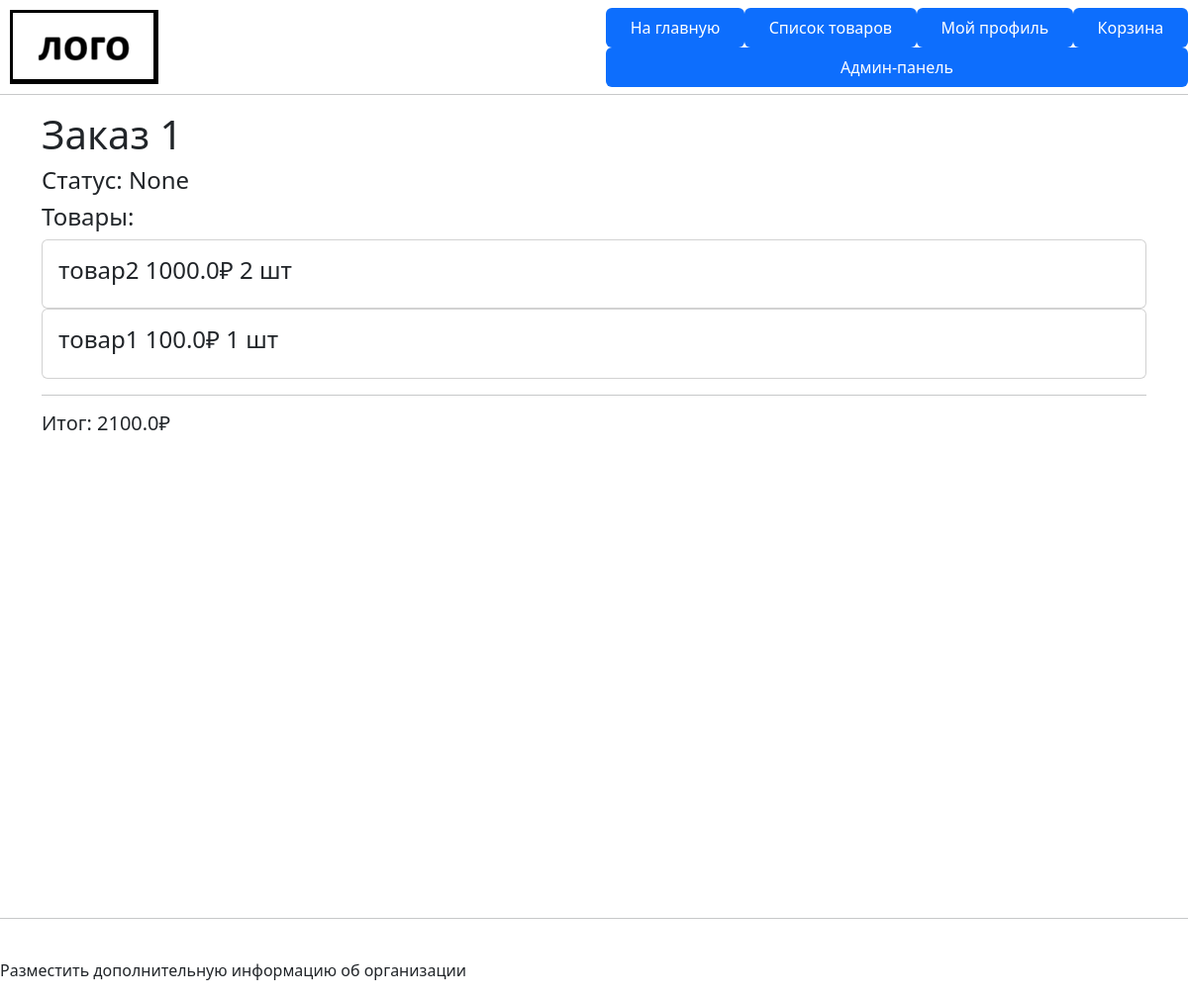
The page /order/1 (signed in) on the database its author committed.
### data/order_models.py (models this page shows, shortened)
class Order(SqlAlchemyBase):
    __tablename__ = "orders"
    id = sqlalchemy.Column(
        sqlalchemy.Integer,
        primary_key=True,
        autoincrement=True,
    )
    status = sqlalchemy.Column(
        sqlalchemy.String,
        default="created",
    )
    user_id = sqlalchemy.Column(
        sqlalchemy.Integer,
        sqlalchemy.ForeignKey("users.id"),
    )
    created_date = sqlalchemy.Column(
        sqlalchemy.DateTime,
        default=datetime.datetime.now,
    )
    user = sqlalchemy.orm.relationship("User")
    statuses = ("created", "preparing", "ready", "recieved")

class OrderItem(SqlAlchemyBase):
    __tablename__ = "items-orders"
    id = sqlalchemy.Column(
        sqlalchemy.Integer,
        primary_key=True,
        autoincrement=True,
    )
    item_id = sqlalchemy.Column(
        sqlalchemy.Integer,
        sqlalchemy.ForeignKey("items.id"),
    )
    order_id = sqlalchemy.Column(
        sqlalchemy.Integer,
        sqlalchemy.ForeignKey("orders.id"),
    )
    quantity = sqlalchemy.Column(
        sqlalchemy.Integer,
        default=0,
    )
    item = sqlalchemy.orm.relationship("Item")
    order = sqlalchemy.orm.relationship("Order")

### data/catalog_models.py (models this page shows)
class Item(SqlAlchemyBase):
    __tablename__ = "items"
    id = sqlalchemy.Column(
        sqlalchemy.Integer,
        primary_key=True,
        autoincrement=True,
    )
    name = sqlalchemy.Column(
        sqlalchemy.String,
        nullable=False,
    )
    price = sqlalchemy.Column(
        sqlalchemy.Float,
        nullable=False,
    )
    text = sqlalchemy.Column(
        sqlalchemy.String,
        nullable=True,
    )
    category_id = sqlalchemy.Column(
        sqlalchemy.Integer,
        sqlalchemy.ForeignKey("categories.id"),
    )
    category = sqlalchemy.orm.relationship("Category")

### order.py (the view)
@flask_login.login_required
def order_detail(pk):
    db_sess = db_session.create_session()
    order = db_sess.get(Order, pk)
    if not order or order.user != flask_login.current_user:
        return flask.abort(404)
    items = db_sess.query(OrderItem).filter(OrderItem.order == order)
    return flask.render_template("order.html", order=order, items=items)

### data/db_session.py (called while the page is built)
def create_session() -> Session:
    global __factory
    return __factory()

### main.py (called while the page is built)
@login_manager.user_loader
def load_user(user_id):
    db_sess = db_session.create_session()
    return db_sess.query(User).get(user_id)

### templates/order.html
{% extends "base.html" %}
{% block content %}
  <h1>Заказ {{ order.id }}</h1>
  <h4> Статус: {{ order.status }}</h4>
  <h4>Товары:</h4>
  {% set ns = namespace(total=0) %}
  {% for order_item in items %}
    {% include "includes/order_item_card.html" %}
    {% set ns.total = ns.total + order_item.item.price * order_item.quantity %}
  {% endfor %}
  <hr>
  <h5>Итог: {{ ns.total }}₽</h5>
{% endblock %}

### templates/includes/order_item_card.html
<div class="card w-auto">
    <div class="card-body d-flex flex-column">
      <form action="" method="post">
        <h4 class="card-title">
          {{ order_item.item.name }}
          {{ order_item.item.price }}₽
          {{ order_item.quantity }} шт
        </h4>
      </form>
    </div>
  </div>

### rows shown on the page
Order: id "1", status "None"
OrderItem: item.name "товар2", item.price "1000.0", quantity "2"
OrderItem: item.name "товар1", item.price "100.0", quantity "1"

### other values the page prints
{{ ns.total }} "2100.0"
